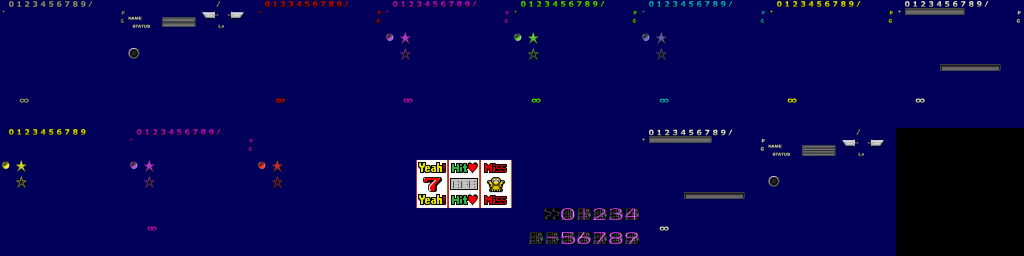
#> input picture tools/esui/dds_b.png, 2048 x 512 px (shown at 1/2 size)
$ python fit_residual.py esui/dds_b.png esui/pal_strip.png
#> lines starting #> are read from the running program, lines starting #| are printed output that depends on the picture; after the words box and inside, x2 and y2 are one past the last pixel; in counts of white or black regions, pixels touching at a corner belong together; long printed decimals are rounded
### src/nxpaths.py
"""nxpaths -- where 7th Heaven NX keeps its files, for every module.

The code lives under ``src/<area>/``. Each area directory is put on
``sys.path`` (``install()``), so modules keep importing each other by their
flat names (``import build``, ``import ff7nx_esui``) wherever they sit -- the
same idea as a C project's include directories.

``ROOT`` is the project folder: cache/, mods/, dump/, sdout/,
settings.json and everything else the program writes are found from it,
never from a module's own location. ``APP`` is where the program's own
read-only files are: assets/, data/, native/, shaders/ and common/PyFF7/
(BUILD 817: PyFF7 moved from the root into common/; see ``pyff7_root``).

Run from source they are the same folder. In a release build (PyInstaller,
``sys.frozen``) ``APP`` is the bundle's own folder and ``ROOT`` is the folder
the user unzipped: next to the executable on Windows and Linux, next to the
.app on macOS (its original place, even when Gatekeeper runs a translocated
copy). SEVENTH_NX_HOME overrides that ``ROOT``.

Licensed under GPLv3
Copyright (c) 2026 ppkantorski
"""

import os
import sys

FROZEN = bool(getattr(sys, 'frozen', False))

#: BUILD 817. Third-party code the program vendors, out of the project root.
COMMON_DIR = 'common'


# [86 lines left out: functions pyff7_root, _original_bundle, _frozen_root, not called in this run]


if FROZEN:
    APP = os.path.abspath(getattr(sys, '_MEIPASS', None)
                          or os.path.dirname(sys.executable))
    SRC = os.path.join(APP, 'src')
    ROOT = os.environ.get('SEVENTH_NX_HOME') or _frozen_root()
    ENTRY = os.path.join(APP, '7th_heaven_nx.py')
else:
    SRC = os.path.dirname(os.path.abspath(__file__))
    ROOT = os.path.dirname(SRC)
    APP = os.path.dirname(SRC)
    ENTRY = os.path.join(APP, '7th_heaven_nx.py')
ROOT = os.path.abspath(ROOT)
if FROZEN:
    # the bundle is read-only as far as we are concerned (and signed on
    # macOS): no __pycache__ next to the shipped sources
    sys.dont_write_bytecode = True


# [18 lines left out: functions _app_roots, _inside_app, not called in this run]


class _FrozenPath(list):
    """
    BUILD 808. In a release, sys.path only ever holds the bundle.

    PyInstaller 6 serves the bundled modules through sys.path, in order, so
    any directory put AHEAD of the bundle can replace one of them. About
    seventy modules still carry the source layout's `sys.path.insert(0,
    nxpaths.ROOT)` -- and diag_common adds ROOT/.., letterbox and camclamp
    ROOT/7th_heaven_nx. In a release ROOT is the user's folder (the one
    the .app sits in), so ROOT/.. is typically ~/Downloads, and any
    `arm64emu.py` lying there was imported instead of the bundled one:
    "'Cpu' object has no attribute 'guest_to_host'" in the movie-bars step
    (hardware 10-26). It is also a door for running whatever .py happens to
    sit next to the app.

    None of those directories hold program code in a release, so adding
    them is refused here, once, for every caller. Source runs are untouched.
    """

    def insert(self, i, p):
        if _inside_app(p):
            list.insert(self, i, p)

    def append(self, p):
        if _inside_app(p):
            list.append(self, p)

    def extend(self, ps):
        list.extend(self, [p for p in ps if _inside_app(p)])

    def __iadd__(self, ps):
        self.extend(ps)
        return self

    # [6 lines left out: function __setitem__, not called in this run]


if FROZEN and not isinstance(sys.path, _FrozenPath):
    sys.path = _FrozenPath(p for p in sys.path if _inside_app(p))
TOOLS = os.path.join(APP, 'tools')
TESTS = os.path.join(APP, 'tests')


def _code_dirs(base):
    out = []
    for d, subs, files in os.walk(base):
        subs[:] = sorted(s for s in subs
                         if not s.startswith(('.', '_')) and s != '__pycache__')
        if any(f.endswith('.py') for f in files):
            out.append(d)
    return out


def source_dirs():
    """Every directory under src/ that holds modules."""
    return [d for d in _code_dirs(SRC) if d != SRC]


def tool_dirs():
    return _code_dirs(TOOLS) if os.path.isdir(TOOLS) else []


def _no_console_windows():
    """BUILD 835. On Windows, start every child program without a console
    window.

    The Windows release is a windowed app, so it has no console of its own,
    and Windows gives every console program it starts -- ffmpeg, ffprobe,
    oggenc -- a NEW console window unless asked not to. A first build starts
    ffmpeg tens of thousands of times (Echo-S alone is three runs per voice
    line), so that was a window created and torn down for each, the
    screen flickering, and the build crawling with the CPU nearly idle.
    CREATE_NO_WINDOW is the documented way to ask; it changes nothing about
    what the program does or prints. Set once, here, because every module
    imports this one before it starts anything, so no call site can miss
    it. A caller that sets its own creationflags keeps them."""
    if sys.platform != 'win32':
        return
    import subprocess
    flag = getattr(subprocess, 'CREATE_NO_WINDOW', 0x08000000)
    if getattr(subprocess.Popen, '_nx_no_window', False):
        return
    original = subprocess.Popen.__init__

    # [4 lines left out: function __init__, not called in this run]
    subprocess.Popen.__init__ = __init__
    subprocess.Popen._nx_no_window = True


_no_console_windows()


# [21 lines left out: function cpu_threads, not called in this run]


def install(tools=False):
    """Put the module directories on sys.path (after the running script's
    own directory). Idempotent.

    A release build has every module compiled in already, so this adds
    nothing there; src/ is shipped only as the record of what was built
    (``code_files``)."""
    if FROZEN:
        return []
    want = source_dirs() + [SRC] + (tool_dirs() if tools else [])
    at = 1 if sys.path else 0
    for d in want:
        if d not in sys.path:
            sys.path.insert(at, d)
            at += 1
    return want


_INDEX = None


# [34 lines left out: functions _index, src_file, code_files, not called in this run]

### tools/fit_residual.py
#!/usr/bin/env python3
"""tools/fit_residual.py -- measure the residual screen map of a proj build.

Registers the warped field in a `SEVENTH_NX_FB_PROBE=proj` screenshot against
the same floor in a plain screenshot, and reports the axis-aligned residual

    shown_screen = ( ax * true_x + bx ,  ay * true_y + by )

Why axis-aligned is the right family -- it is not an assumption about the
picture, it is forced by the arithmetic:

    the proj body paints texel (i,j) with surface pixel   M(i,j)
    it was built as                                       M = BOX . S
    it is drawn at screen                                 S(i,j)
    so what lands at screen p came from true screen        BOX_true^-1 . BOX . p

Both boxes are blit destination rects, so both are axis-aligned, and so is
their composition. The disc's own screen<->UV homography CANCELS EXACTLY --
which is why an error here cannot be diagnosed by looking at the disc's
geometry, and why a picture that is only SCALED along the two axes can come
back looking rotated: an axis-aligned scale changes the angle of every
oblique feature.

Usage:
    fit_residual.py TRUTH.png WARPED.png [ax bx ay by ...]

Extra arguments are seed hypotheses (groups of four). With none, it uses a
default spread. The winner is whichever seed refines to the highest masked
normalised cross-correlation; the NCC value itself says whether the
axis-aligned family describes the picture at all.

Licensed under GPLv3
Copyright (c) 2026 ppkantorski
"""

import os as _nx_os, sys as _nx_sys  # BUILD 755: find src/ and put its modules on sys.path
_nx_root = _nx_os.path.dirname(_nx_os.path.abspath(__file__))
while not _nx_os.path.isfile(_nx_os.path.join(_nx_root, '7th_heaven_nx.py')) and _nx_root != _nx_os.path.dirname(_nx_root):
    _nx_root = _nx_os.path.dirname(_nx_root)
_nx_sys.path.insert(0, _nx_os.path.join(_nx_root, 'src'))
import nxpaths  # noqa: E402
nxpaths.install(tools=True)
import sys

import numpy as np
from PIL import Image

# the floor, above the HUD, with the models cut out
HUD = (150, 486, 1132, 704)
KUJATA = (556, 0, 968, 302)
MIDDLE = (424, 246, 904, 384)
BAND = (198, 492)


def load(path):
    return np.asarray(Image.open(path).convert('RGB')).astype(np.float64)


def highpass(g, k=9):
    """Subtract a box mean: kills the floor's lighting ramp and leaves the
    grass texture, which is the only thing worth matching on."""
    n = 2 * k + 1
    p = np.pad(g, k + 1, mode='edge')
    c = np.cumsum(np.cumsum(p, 0), 1)
    s = (c[n:, n:] - c[:-n, n:] - c[n:, :-n] + c[:-n, :-n]) / (n * n)
    return g - s[:g.shape[0], :g.shape[1]]


def grass_mask(img, y0, y1):
    R, G, B = img[..., 0], img[..., 1], img[..., 2]
    H, W = R.shape
    yy, xx = np.mgrid[0:H, 0:W]
    m = (yy >= y0) & (yy < y1) & (G > R + 6) & (G > B + 6) & (G > 40)
    for (a, b, c, d) in (HUD, KUJATA, MIDDLE):
        m &= ~((yy >= b) & (yy < d) & (xx >= a) & (xx < c))
    return m


class Fit:
    def __init__(self, truth, warped):
        T, Wp = load(truth), load(warped)
        self.H, self.W = T.shape[:2]
        self.src_hp = highpass(T.mean(2))
        self.tgt_hp = highpass(Wp.mean(2))
        self.src_m = grass_mask(T, *BAND)
        self.tgt_m = grass_mask(Wp, BAND[0] + 2, BAND[1])
        ys, xs = np.nonzero(self.tgt_m)
        self.ty, self.tx = ys.astype(np.float64), xs.astype(np.float64)
        self.tv = self.tgt_hp[ys, xs]

    def score(self, p):
        ax, bx, ay, by = p
        if abs(ax) < 1e-3 or abs(ay) < 1e-3:
            return -2.0, 0
        qx = np.rint((self.tx - bx) / ax).astype(np.int64)
        qy = np.rint((self.ty - by) / ay).astype(np.int64)
        ok = ((qx >= 0) & (qx < self.W) & (qy >= 0) & (qy < self.H))
        if ok.sum() < 3000:
            return -2.0, int(ok.sum())
        qx, qy = qx[ok], qy[ok]
        ok2 = self.src_m[qy, qx]
        n = int(ok2.sum())
        if n < 3000:
            return -2.0, n
        a = self.tv[ok][ok2]
        b = self.src_hp[qy[ok2], qx[ok2]]
        a = a - a.mean()
        b = b - b.mean()
        d = np.sqrt((a * a).sum() * (b * b).sum())
        return (float((a * b).sum() / d) if d else -2.0), n

    def refine(self, seed, step=(0.05, 50.0, 0.05, 50.0), rounds=80):
        cur = np.array(seed, dtype=np.float64)
        step = np.array(step, dtype=np.float64)
        s, n = self.score(cur)
        for _ in range(rounds):
            moved = False
            for i in range(4):
                for d in (+1, -1):
                    t = cur.copy()
                    t[i] += d * step[i]
                    sc, nn = self.score(t)
                    if sc > s:
                        s, cur, n, moved = sc, t, nn, True
            if not moved:
                step = step * 0.5
                if step[0] < 2e-4:
                    break
        return s, cur, n


DEFAULT_SEEDS = [
    # from the red-line correspondence, upper-to-upper
    (0.34841, 155.0, 1.28638, -128.3),
    # the same two points, correspondence reversed (a point reflection)
    (-0.34841, 669.0, -1.28638, 573.1),
    # the shipping build's own family, for reference
    (1.0, 0.0, 1.0, 0.0),
    (0.5, 300.0, 1.0, 0.0),
    (2.0, -600.0, 1.0, 0.0),
    (0.25, 400.0, 1.6, -200.0),
]


def main():
    truth, warped = sys.argv[1], sys.argv[2]
    rest = [float(x) for x in sys.argv[3:]]
    seeds = ([tuple(rest[i:i + 4]) for i in range(0, len(rest) - 3, 4)]
             or DEFAULT_SEEDS)
    f = Fit(truth, warped)
#> call 2 of load, with path = 'esui/pal_strip.png'
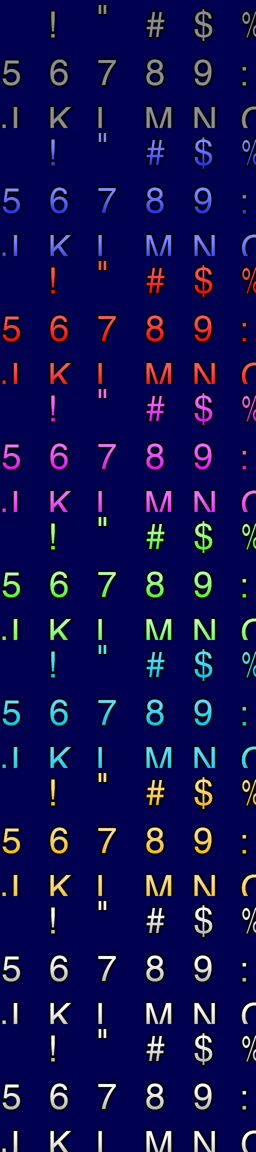
#> input picture tools/esui/pal_strip.png, 256 x 1152 px
#> call 2 of highpass, with k = 9
#> in highpass (call 2), `p = np.pad(g, k + 1, mode='edge')`:
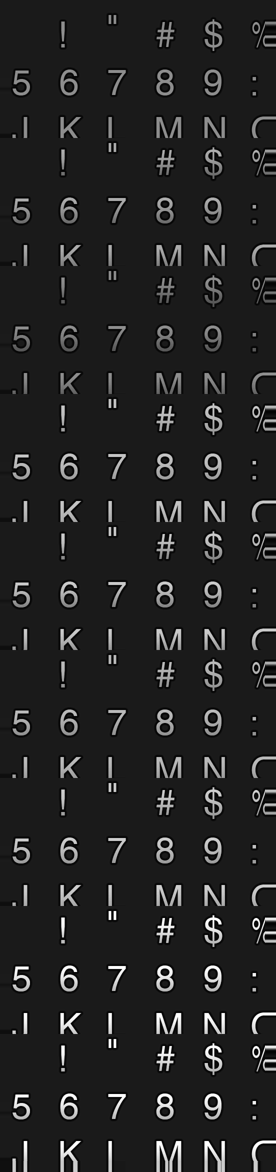
#> p: shape (1172, 276) float64; min 0, max 255, mean 35.9
#> in highpass (call 2), `c = np.cumsum(np.cumsum(p, 0), 1)`:
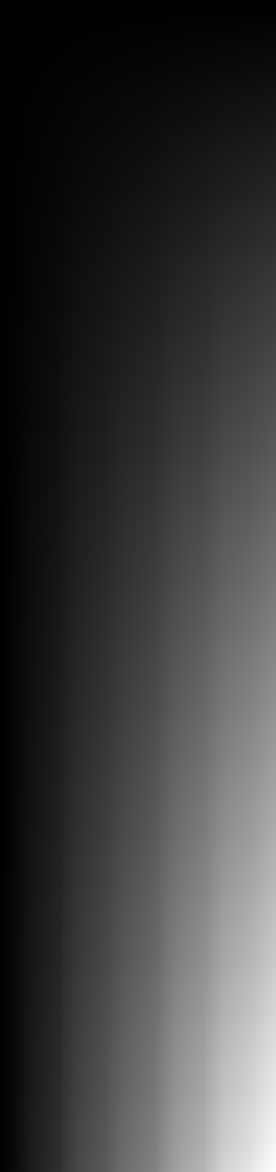
#> c: shape (1172, 276) float64; min 26.67, max 11625429.3, mean 2709169.5; drawn with min black and max white
#> in highpass (call 2), `s = (c[n:, n:] - c[:-n, n:] - c[n:, :-n] + c[:-n, :-n]) / (n * n)`:
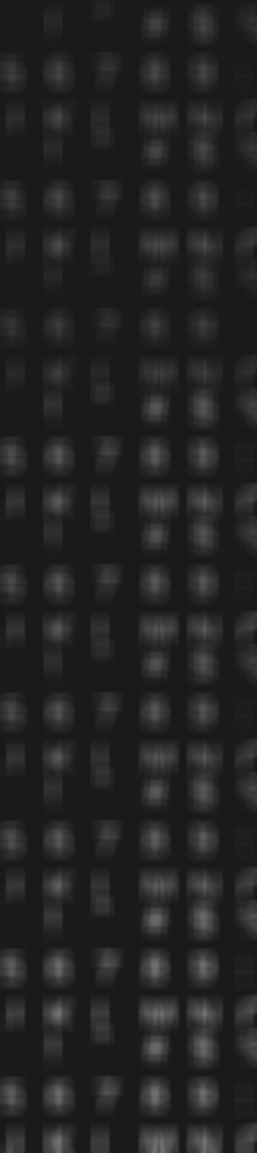
#> s: shape (1153, 257) float64; min 24.26, max 116.2, mean 36.2
#> in grass_mask, `m = (yy >= y0) & (yy < y1) & (G > R + 6) & (G > B + 6) & (G > 40)`:
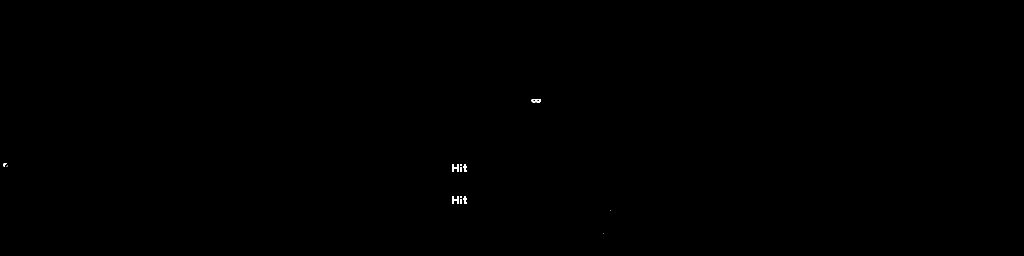
#> m: shape (512, 2048) bool (shown at 1/2 size); 0.07% white; 13 white regions (5 under 20 px), largest, box (x1, y1, x2, y2) and area: (904, 328, 918, 344) 152, (904, 392, 918, 408) 152, (1063, 198, 1082, 206) 106
#> call 2 of grass_mask, with y0 = 200, y1 = 492
#> in grass_mask (call 2), `R, G, B = img[..., 0], img[..., 1], img[..., 2]`:
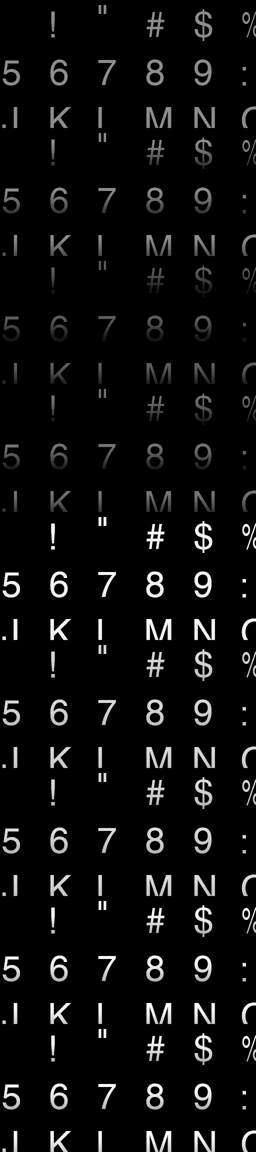
#> G: shape (1152, 256) float64; min 0, max 255, mean 13.2
#> in grass_mask (call 2), `R, G, B = img[..., 0], img[..., 1], img[..., 2]`:
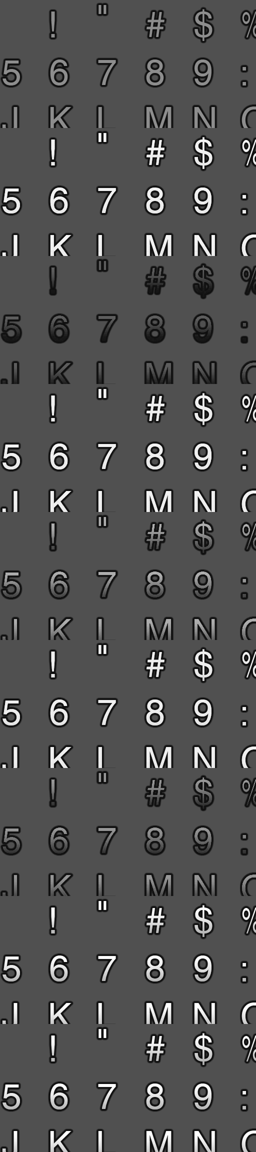
#> B: shape (1152, 256) float64; min 0, max 255, mean 81.2
#> in grass_mask (call 2), `m = (yy >= y0) & (yy < y1) & (G > R + 6) & (G > B + 6) & (G > 40)`: m: shape (1152, 256) bool; every value is 0
#> in __init__, `ys, xs = np.nonzero(self.tgt_m)`: ys = empty array
    print('usable floor pixels: truth %d   warped %d'
          % (f.src_m.sum(), f.tgt_m.sum()))
    print()
    out = []
    for seed in seeds:
        s0, _ = f.score(np.array(seed))
        s, p, n = f.refine(seed)
        out.append((s, tuple(p), n, seed))
        print('seed ax%+8.4f bx%+8.1f ay%+8.4f by%+8.1f  ncc %+.4f'
              % (*seed, s0))
        print('   -> ax%+8.5f bx%+8.2f ay%+8.5f by%+8.2f  ncc %+.4f  n=%d'
              % (*p, s, n))
    out.sort(reverse=True)
    s, p, n, seed = out[0]
    print()
    print('BEST  ncc %+.4f over %d pixels' % (s, n))
    print('  shown_x = %.5f * true_x + %.2f' % (p[0], p[1]))
    print('  shown_y = %.5f * true_y + %.2f' % (p[2], p[3]))
    return 0


if __name__ == '__main__':
    sys.exit(main())
#| usable floor pixels: truth 735   warped 0
#> the loop in main, `for seed in seeds:` made 6 passes
#> p on passes 1 to 3: [0.348, 155, 1.29, -128.3], [-0.348, 669, -1.29, 573.1], [1, 0, 1, 0]
#| seed ax +0.3484 bx  +155.0 ay +1.2864 by  -128.3  ncc -2.0000
#|    -> ax+0.3484 bx +155.00 ay+1.286 by -128.30  ncc -2.0000  n=0
#| seed ax -0.3484 bx  +669.0 ay -1.2864 by  +573.1  ncc -2.0000
#|    -> ax-0.3484 bx +669.00 ay-1.286 by +573.10  ncc -2.0000  n=0
#| seed ax +1.0000 bx    +0.0 ay +1.0000 by    +0.0  ncc -2.0000
#|    -> ax+1.000 bx   +0.00 ay+1.000 by   +0.00  ncc -2.0000  n=0
#| seed ax +0.5000 bx  +300.0 ay +1.0000 by    +0.0  ncc -2.0000
#|    -> ax+0.5 bx +300.00 ay+1.000 by   +0.00  ncc -2.0000  n=0
#| seed ax +2.0000 bx  -600.0 ay +1.0000 by    +0.0  ncc -2.0000
#|    -> ax+2.000 bx -600.00 ay+1.000 by   +0.00  ncc -2.0000  n=0
#> (further printed lines are left out)
#| BEST  ncc -2.0000 over 0 pixels
#|   shown_x = 2.000 * true_x + -600.00
#|   shown_y = 1.000 * true_y + 0.00
#> (the program exits here)
